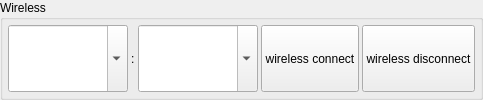
       <widget class="QGroupBox" name="wirelessGroupBox">
        <property name="sizePolicy">
         <sizepolicy hsizetype="Preferred" vsizetype="Preferred">
          <horstretch>0</horstretch>
          <verstretch>0</verstretch>
         </sizepolicy>
        </property>
        <property name="title">
         <string>Wireless</string>
        </property>
        <layout class="QHBoxLayout" name="horizontalLayout">
         <property name="spacing">
          <number>3</number>
         </property>
         <property name="leftMargin">
          <number>5</number>
         </property>
         <property name="topMargin">
          <number>5</number>
         </property>
         <property name="rightMargin">
          <number>5</number>
         </property>
         <property name="bottomMargin">
          <number>5</number>
         </property>
         <item>
          <widget class="QComboBox" name="deviceIpEdt">
           <property name="sizePolicy">
            <sizepolicy hsizetype="MinimumExpanding" vsizetype="Preferred">
             <horstretch>0</horstretch>
             <verstretch>0</verstretch>
            </sizepolicy>
           </property>
           <property name="minimumSize">
            <size>
             <width>120</width>
             <height>0</height>
            </size>
           </property>
           <property name="editable">
            <bool>true</bool>
           </property>
           <property name="currentText">
            <string/>
           </property>
          </widget>
         </item>
         <item>
          <widget class="QLabel" name="label">
           <property name="sizePolicy">
            <sizepolicy hsizetype="Maximum" vsizetype="Preferred">
             <horstretch>0</horstretch>
             <verstretch>0</verstretch>
            </sizepolicy>
           </property>
           <property name="text">
            <string notr="true">:</string>
           </property>
          </widget>
         </item>
         <item>
          <widget class="QComboBox" name="devicePortEdt">
           <property name="sizePolicy">
            <sizepolicy hsizetype="Fixed" vsizetype="Preferred">
             <horstretch>0</horstretch>
             <verstretch>0</verstretch>
            </sizepolicy>
           </property>
           <property name="minimumSize">
            <size>
             <width>120</width>
             <height>0</height>
            </size>
           </property>
           <property name="maximumSize">
            <size>
             <width>120</width>
             <height>16777215</height>
            </size>
           </property>
           <property name="editable">
            <bool>true</bool>
           </property>
           <property name="currentText">
            <string/>
           </property>
          </widget>
         </item>
         <item>
          <widget class="QPushButton" name="wirelessConnectBtn">
           <property name="sizePolicy">
            <sizepolicy hsizetype="Preferred" vsizetype="Preferred">
             <horstretch>0</horstretch>
             <verstretch>0</verstretch>
            </sizepolicy>
           </property>
           <property name="text">
            <string>wireless connect</string>
           </property>
           <property name="autoDefault">
            <bool>false</bool>
           </property>
          </widget>
         </item>
         <item>
          <widget class="QPushButton" name="wirelessDisConnectBtn">
           <property name="sizePolicy">
            <sizepolicy hsizetype="Preferred" vsizetype="Preferred">
             <horstretch>0</horstretch>
             <verstretch>0</verstretch>
            </sizepolicy>
           </property>
           <property name="text">
            <string>wireless disconnect</string>
           </property>
           <property name="autoDefault">
            <bool>false</bool>
           </property>
          </widget>
         </item>
        </layout>
       </widget>
